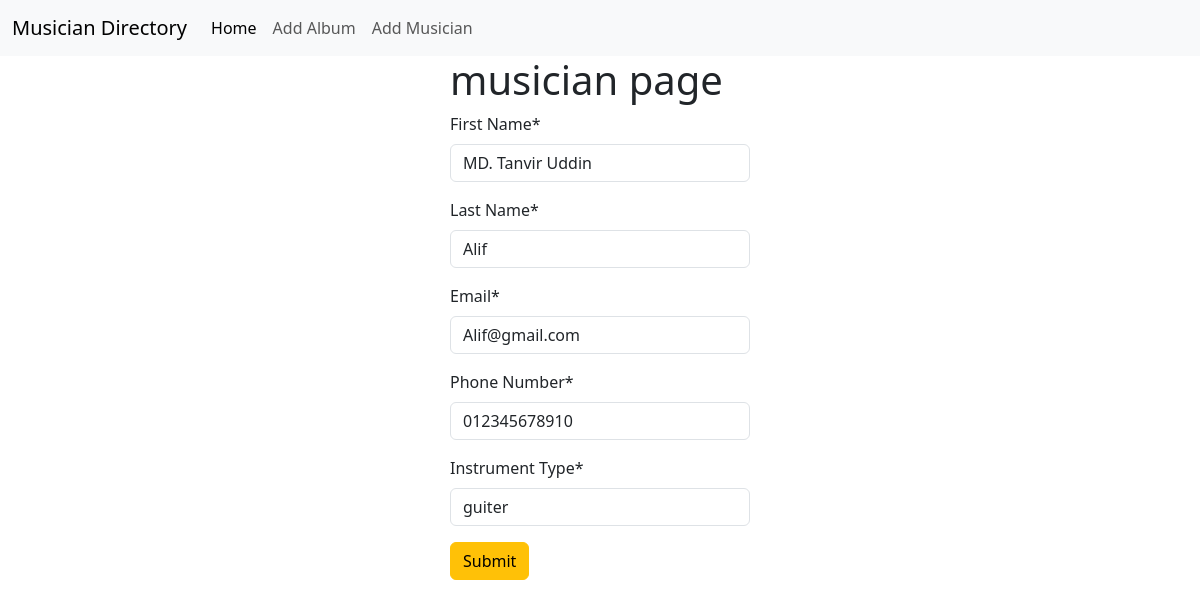
The page /musician/edit/1 on the database its author committed.
### musician/models.py (models this page shows, shortened)
class Musician(models.Model):
    First_Name = models.CharField(max_length=30)
    Last_Name = models.CharField(max_length=30)
    Email = models.EmailField()
    phone_Number = models.CharField(max_length=12)
    Instrument_Type = models.CharField(max_length=30)

### musician/views.py (the view)
# urls.py: path('edit/<int:id>',views.edit_musician,name="edit_musician"),
def edit_musician(request,id):
    musician = Musician.objects.get(pk=id)
    musician_form = AddMusician(instance=musician)
    if request.method == 'POST':
        musician_form = AddMusician(request.POST, instance=musician)
        if musician_form.is_valid():
            musician_form.save()
            return redirect('home_page')
    return render(request,'musician.html',{'form' : musician_form})

### musician/forms.py
class AddMusician(forms.ModelForm):
    class Meta:
        model = Musician
        fields = '__all__'

### musician/templates/musician.html (shortened to what this page needs)
{% extends 'base.html' %}
{%  load crispy_forms_tags %}
{% block content %}
<form style="width: 25%; margin: auto;" method="post">
    <h1>musician page</h1>
    {{form | crispy}}
    <button class="btn btn-warning">Submit</button>
</form>
{% endblock %}

### rows shown on the page
Musician: First_Name "MD. Tanvir Uddin", Last_Name "Alif", Email "Alif@gmail.com", phone_Number "012345678910", Instrument_Type "guiter"
